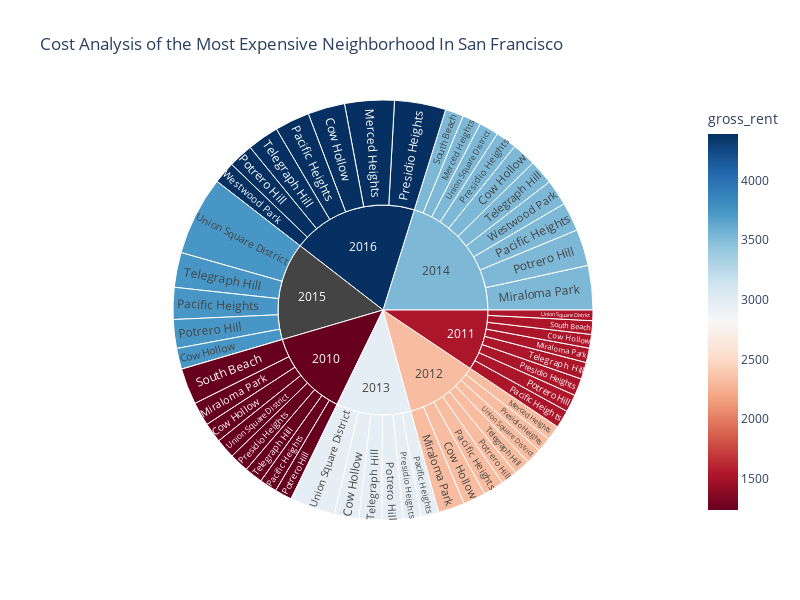

Notebook code cell kept with this figure:
### Code cell
# Sunburst Plot
df_expensive_neighborhoods_per_year = sfo_data[sfo_data["neighborhood"].isin(Ten_most_exp["neighborhood"])]
fig =px.sunburst(df_expensive_neighborhoods_per_year,path=['year','neighborhood'],
                 color ='gross_rent',values ='sale_price_sqr_foot',
                 width =800,height =600,
                  color_continuous_scale='Rdbu',
                  title ="Cost Analysis of the Most Expensive Neighborhood In San Francisco")
fig.show()

### Figure 1 — Plotly figure (JSON) as saved in the notebook; plotly's stock layout.template omitted (floating-point values rounded to 4 significant figures)
{"data": [{"branchvalues": "total", "customdata": [[1239], [1530.0], [2324], [2971], [3528.0], [3739.0], [4390], [2324], [3528], [4390], [1239], [1530], [2324], [3528], [1239], [1530], [2324], [2971], [3528], [3739], [4390], [1239], [1530], [2324], [2971], [3528], [3739], [4390], [1239], [1530], [2324], [2971], [3528], [null], [4390], [1239], [1530], [3528], [1239], [1530], [2324.0], [2971], [3528.0], [3739], [4390], [1239], [1530], [2324], [2971], [3528], [3739.0], [3528.0], [4390], [1239.0], [1530], [2324.0], [2971.0], [3528.0], [null], [4390]], "domain": {"x": [0, 1], "y": [0, 1]}, "hovertemplate": "labels=%{label}<br>sale_price_sqr_foot=%{value}<br>parent=%{parent}<br>id=%{id}<br>gross_rent=%{color}<extra></extra>", "ids": ["2010/Cow Hollow", "2011/Cow Hollow", "2012/Cow Hollow", "2013/Cow Hollow", "2014/Cow Hollow", "2015/Cow Hollow", "2016/Cow Hollow", "2012/Merced Heights", "2014/Merced Heights", "2016/Merced Heights", "2010/Miraloma Park", "2011/Miraloma Park", "2012/Miraloma Park", "2014/Miraloma Park", "2010/Pacific Heights", "2011/Pacific Heights", "2012/Pacific Heights", "2013/Pacific Heights", "2014/Pacific Heights", "2015/Pacific Heights", "2016/Pacific Heights", "2010/Potrero Hill", "2011/Potrero Hill", "2012/Potrero Hill", "2013/Potrero Hill", "2014/Potrero Hill", "2015/Potrero Hill", "2016/Potrero Hill", "2010/Presidio Heights", "2011/Presidio Heights", "2012/Presidio Heights", "2013/Presidio Heights", "2014/Presidio Heights", "2015/Presidio Heights", "2016/Presidio Heights", "2010/South Beach", "2011/South Beach", "2014/South Beach", "2010/Telegraph Hill", "2011/Telegraph Hill", "2012/Telegraph Hill", "2013/Telegraph Hill", "2014/Telegraph Hill", "2015/Telegraph Hill", "2016/Telegraph Hill", "2010/Union Square District", "2011/Union Square District", "2012/Union Square District", "2013/Union Square District", "2014/Union Square District", "2015/Union Square District", "2014/Westwood Park", "2016/Westwood Park", "2010", "2011", "2012", "2013", "2014", "2015", "2016"], "labels": ["Cow Hollow", "Cow Hollow", "Cow Hollow", "Cow Hollow", "Cow Hollow", "Cow Hollow", "Cow Hollow", "Merced Heights", "Merced Heights", "Merced Heights", "Miraloma Park", "Miraloma Park", "Miraloma Park", "Miraloma Park", "Pacific Heights", "Pacific Heights", "Pacific Heights", "Pacific Heights", "Pacific Heights", "Pacific Heights", "Pacific Heights", "Potrero Hill", "Potrero Hill", "Potrero Hill", "Potrero Hill", "Potrero Hill", "Potrero Hill", "Potrero Hill", "Presidio Heights", "Presidio Heights", "Presidio Heights", "Presidio Heights", "Presidio Heights", "Presidio Heights", "Presidio Heights", "South Beach", "South Beach", "South Beach", "Telegraph Hill", "Telegraph Hill", "Telegraph Hill", "Telegraph Hill", "Telegraph Hill", "Telegraph Hill", "Telegraph Hill", "Union Square District", "Union Square District", "Union Square District", "Union Square District", "Union Square District", "Union Square District", "Westwood Park", "Westwood Park", "2010", "2011", "2012", "2013", "2014", "2015", "2016"], "marker": {"coloraxis": "coloraxis", "colors": [1239, 1530.0, 2324, 2971, 3528.0, 3739.0, 4390, 2324, 3528, 4390, 1239, 1530, 2324, 3528, 1239, 1530, 2324, 2971, 3528, 3739, 4390, 1239, 1530, 2324, 2971, 3528, 3739, 4390, 1239, 1530, 2324, 2971, 3528, null, 4390, 1239, 1530, 3528, 1239, 1530, 2324.0, 2971, 3528.0, 3739, 4390, 1239, 1530, 2324, 2971, 3528, 3739.0, 3528.0, 4390, 1239.0, 1530, 2324.0, 2971.0, 3528.0, null, 4390]}, "name": "", "parents": ["2010", "2011", "2012", "2013", "2014", "2015", "2016", "2012", "2014", "2016", "2010", "2011", "2012", "2014", "2010", "2011", "2012", "2013", "2014", "2015", "2016", "2010", "2011", "2012", "2013", "2014", "2015", "2016", "2010", "2011", "2012", "2013", "2014", "2015", "2016", "2010", "2011", "2014", "2010", "2011", "2012", "2013", "2014", "2015", "2016", "2010", "2011", "2012", "2013", "2014", "2015", "2014", "2016", "", "", "", "", "", "", ""], "type": "sunburst", "values": [569.4, 390.6, 644.8, 707.4, 691.9, 598.6, 1059.0, 421.1, 528.7, 1417.0, 680.6, 414.7, 756.2, 1268.0, 496.5, 509.0, 586.2, 503.9, 824.7, 910.2, 996.4, 491.5, 503.1, 466.6, 598.7, 1045.0, 821.3, 707.7, 549.4, 493.8, 426.6, 512.8, 603.5, 0, 1466.0, 1037.0, 388.6, 524.6, 524.8, 483.4, 465.8, 653.3, 708.2, 997.0, 903.0, 569.2, 302.1, 445.2, 1290.0, 558.3, 2259.0, 743.0, 631.2, 4918.0, 3485.0, 4213.0, 4267.0, 7496.0, 5586.0, 7180.0]}], "layout": {"coloraxis": {"colorbar": {"title": {"text": "gross_rent"}}, "colorscale": [[0, "rgb(103,0,31)"], [0.1, "rgb(178,24,43)"], [0.2, "rgb(214,96,77)"], [0.3, "rgb(244,165,130)"], [0.4, "rgb(253,219,199)"], [0.5, "rgb(247,247,247)"], [0.6, "rgb(209,229,240)"], [0.7, "rgb(146,197,222)"], [0.8, "rgb(67,147,195)"], [0.9, "rgb(33,102,172)"], [1, "rgb(5,48,97)"]]}, "height": 600, "legend": {"tracegroupgap": 0}, "title": {"text": "Cost Analysis of the Most Expensive Neighborhood In San Francisco"}, "width": 800}}
